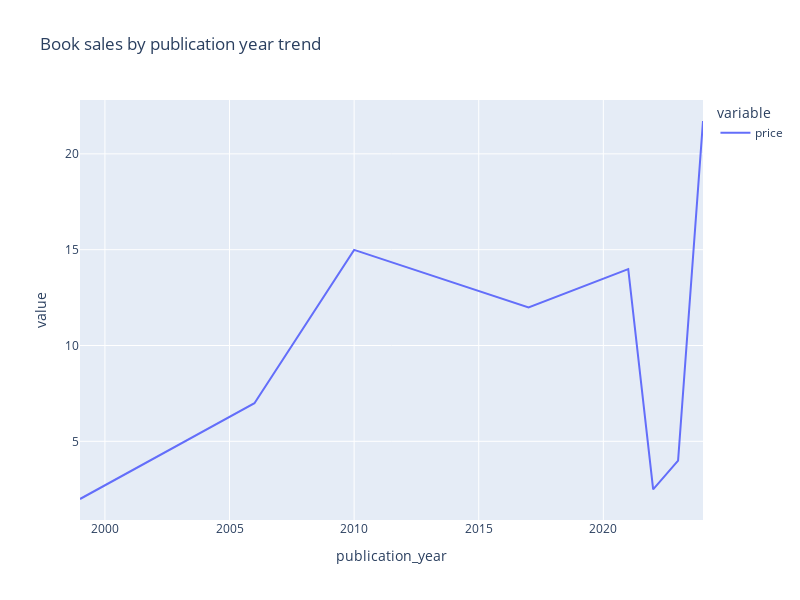

Notebook code for this chart:
### Code cell
fig=px.line(grouped,title='Book sales by publication year trend')
fig.update_layout(width=800,height=600)
fig.show()

### Figure 1 — Plotly figure (JSON) as saved in the notebook; plotly's stock layout.template omitted (floating-point values rounded to 4 significant figures)
{"data": [{"hovertemplate": "variable=price<br>publication_year=%{x}<br>value=%{y}<extra></extra>", "legendgroup": "price", "line": {"color": "#636efa", "dash": "solid"}, "marker": {"symbol": "circle"}, "mode": "lines", "name": "price", "orientation": "v", "showlegend": true, "type": "scatter", "x": [1999, 2006, 2010, 2017, 2021, 2022, 2023, 2024], "xaxis": "x", "y": [1.99, 6.99, 14.99, 11.99, 13.99, 2.49, 3.99, 21.71], "yaxis": "y"}], "layout": {"height": 600, "legend": {"title": {"text": "variable"}, "tracegroupgap": 0}, "title": {"text": "Book sales by publication year trend"}, "width": 800, "xaxis": {"anchor": "y", "autorange": true, "domain": [0, 1], "range": [1999, 2024], "title": {"text": "publication_year"}, "type": "linear"}, "yaxis": {"anchor": "x", "autorange": true, "domain": [0, 1], "range": [0.8942, 22.81], "title": {"text": "value"}, "type": "linear"}}}
